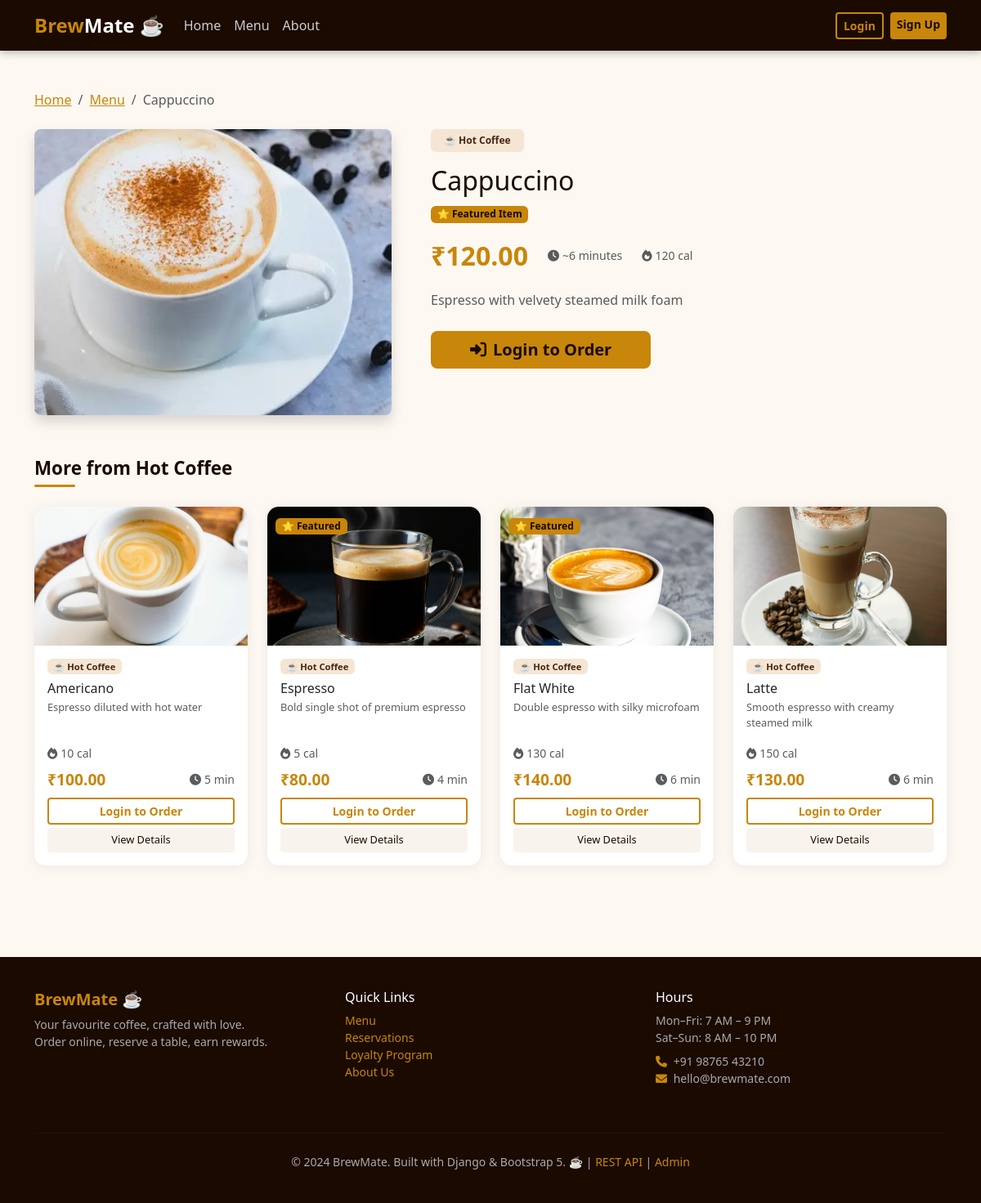
Page /menu/cappuccino/ on the committed database.
### coffee/models.py (models this page shows, shortened)
class Product(models.Model):
    category    = models.ForeignKey(
        Category, on_delete=models.CASCADE, related_name='products'
    )
    name        = models.CharField(max_length=100, default='')
    slug        = models.SlugField(max_length=120, unique=True,
                                   blank=True, default='')
    description = models.TextField(blank=True, default='')
    price       = models.DecimalField(max_digits=8, decimal_places=2,
                                      default=Decimal('0.00'))
    image       = models.ImageField(upload_to='products/',
                                    blank=True, null=True, default=None)
    is_available = models.BooleanField(default=True, db_index=True)
    is_featured  = models.BooleanField(default=False)
    prep_time    = models.PositiveIntegerField(default=5)
    calories     = models.PositiveIntegerField(null=True, blank=True,
                                               default=None)
    created_at   = models.DateTimeField(auto_now_add=True)
    updated_at   = models.DateTimeField(auto_now=True)
    class Meta:
        db_table = 'coffee_product'
        ordering = ['category', 'name']

class Category(models.Model):
    name      = models.CharField(max_length=50, unique=True)
    icon      = models.CharField(max_length=10, default='☕')
    order     = models.PositiveIntegerField(default=0)
    is_active = models.BooleanField(default=True)
    class Meta:
        db_table            = 'coffee_category'
        ordering            = ['order', 'name']
        verbose_name_plural = 'Categories'

### coffee/views.py (the view)
# urls.py: path('menu/<slug:slug>/',              views.product_detail_view,   name='product_detail'),
def product_detail_view(request, slug):
    product = get_object_or_404(Product, slug=slug, is_available=True)
    related = Product.objects.filter(
        category=product.category, is_available=True
    ).exclude(pk=product.pk)[:4]
    return render(request, 'coffee/product_detail.html', {
        'product': product, 'related': related
    })

### coffee/context_processors.py (called while the page is built, shortened)
def global_context(request):
    cart_count  = 0
    notif_count = 0
    return {'cart_count': cart_count, 'notif_count': notif_count}

### coffee/templates/coffee/product_detail.html (shortened to what this page needs)
{% extends 'coffee/base.html' %}
{% block content %}
<div class="container py-5">
  <nav aria-label="breadcrumb" class="mb-4">
    <ol class="breadcrumb">
      <li class="breadcrumb-item"><a href="{% url 'home' %}" style="color:var(--brew-gold)">Home</a></li>
      <li class="breadcrumb-item"><a href="{% url 'menu' %}" style="color:var(--brew-gold)">Menu</a></li>
      <li class="breadcrumb-item active">{{ product.name }}</li>
    </ol>
  </nav>
  <div class="row g-5">
    <div class="col-md-5">
      {% if product.image %}
        <img src="{{ product.image.url }}" class="img-fluid rounded-3 shadow" alt="{{ product.name }}" style="width:100%;height:350px;object-fit:cover">
      {% else %}
        <div class="rounded-3 d-flex align-items-center justify-content-center shadow" style="height:350px;background:linear-gradient(135deg,#f8f4ed,#ede8df);font-size:8rem">☕</div>
      {% endif %}
    </div>
    <div class="col-md-7">
      <span class="badge mb-3 px-3 py-2" style="background:var(--brew-light);color:var(--brew-brown)">{{ product.category.icon }} {{ product.category.name }}</span>
      <h1 class="fw-800 mb-2" style="font-size:2rem">{{ product.name }}</h1>
      {% if product.is_featured %}
      <span class="badge mb-3" style="background:var(--brew-gold);color:var(--brew-dark)">⭐ Featured Item</span>
      {% endif %}
      <div class="d-flex align-items-center gap-4 mb-3">
        <span style="font-size:2rem;font-weight:800;color:var(--brew-gold)">₹{{ product.price }}</span>
        <span class="text-muted small"><i class="fa fa-clock me-1"></i>~{{ product.prep_time }} minutes</span>
        {% if product.calories %}<span class="text-muted small"><i class="fa fa-fire me-1"></i>{{ product.calories }} cal</span>{% endif %}
      </div>
      <p class="text-muted mb-4" style="line-height:1.8">{{ product.description|default:"A perfectly crafted brew made with premium ingredients and expert technique." }}</p>
      {% if user.is_authenticated and user.role == 'customer' %}
      <form method="post" action="{% url 'add_to_cart' product.id %}">
        {% csrf_token %}
        <div class="d-flex gap-3 align-items-center mb-3">
          <label class="fw-600">Quantity:</label>
          <input type="number" name="quantity" value="1" min="1" max="10" class="form-control" style="width:80px">
          <input type="text" name="notes" class="form-control" placeholder="Special notes..." style="flex:1">
        </div>
        <input type="hidden" name="next" value="cart">
        <button type="submit" class="btn btn-brew btn-lg px-5"><i class="fa fa-cart-plus me-2"></i>Add to Cart</button>
      </form>
      {% elif not user.is_authenticated %}
      <a href="{% url 'login' %}" class="btn btn-brew btn-lg px-5"><i class="fa fa-sign-in-alt me-2"></i>Login to Order</a>
      {% endif %}
    </div>
  </div>
  {% if related %}
  <div class="mt-5">
    <div class="section-title">More from {{ product.category.name }}</div>
    <div class="row g-4">
      {% for item in related %}
      <div class="col-sm-6 col-md-3">
        {% include 'coffee/partials/product_card.html' with product=item %}
      </div>
      {% endfor %}
    </div>
  </div>
  {% endif %}
</div>
{% endblock %}

### coffee/templates/coffee/partials/product_card.html
<div class="card product-card h-100">
  {% if product.image %}
    <img src="{{ product.image.url }}" class="card-img-top" alt="{{ product.name }}" style="height:170px;object-fit:cover">
  {% else %}
    <div class="card-img-top d-flex align-items-center justify-content-center" style="height:170px;background:linear-gradient(135deg,#f8f4ed,#ede8df);font-size:3.5rem">☕</div>
  {% endif %}
  {% if product.is_featured %}
  <div style="position:absolute;top:10px;left:10px">
    <span class="badge" style="background:var(--brew-gold);color:var(--brew-dark)">⭐ Featured</span>
  </div>
  {% endif %}
  <div class="card-body d-flex flex-column">
    <span class="badge mb-2" style="background:var(--brew-light);color:var(--brew-brown);width:fit-content;font-size:.7rem">{{ product.category.icon }} {{ product.category.name }}</span>
    <h6 class="card-title fw-700 mb-1">{{ product.name }}</h6>
    <p class="card-text text-muted small flex-grow-1" style="font-size:.8rem">{{ product.description|truncatechars:65|default:"Freshly prepared with premium ingredients." }}</p>
    {% if product.calories %}
    <div class="small text-muted mb-1"><i class="fa fa-fire me-1"></i>{{ product.calories }} cal</div>
    {% endif %}
    <div class="d-flex justify-content-between align-items-center mt-1 mb-2">
      <span class="product-price">₹{{ product.price }}</span>
      <small class="text-muted"><i class="fa fa-clock me-1"></i>{{ product.prep_time }} min</small>
    </div>
    {% if user.is_authenticated and user.role == 'customer' %}
    <form method="post" action="{% url 'add_to_cart' product.id %}">
      {% csrf_token %}
      <input type="hidden" name="quantity" value="1">
      <input type="hidden" name="next" value="menu">
      <button type="submit" class="btn btn-brew btn-sm w-100"><i class="fa fa-plus me-1"></i>Add to Cart</button>
    </form>
    {% elif not user.is_authenticated %}
    <a href="{% url 'login' %}" class="btn btn-brew-outline btn-sm w-100">Login to Order</a>
    {% endif %}
    <a href="{% url 'product_detail' product.slug %}" class="btn btn-sm w-100 mt-1" style="background:#f8f4ed;color:var(--brew-dark);font-size:.8rem">View Details</a>
  </div>
</div>

### coffee/templates/coffee/base.html (style rules this page uses)
:root { --brew-dark: #1a0a00; --brew-brown: #4a2512; --brew-medium: #7b3f00; --brew-gold: #c8860a; --brew-light: #f5e6d3; --brew-cream: #fdf8f2; }
* { margin: 0; padding: 0; box-sizing: border-box; }
body { background: var(--brew-cream); color: var(--brew-dark); font-family: 'Segoe UI', sans-serif; }
.btn-brew { background: var(--brew-gold); color: var(--brew-dark); border: none; font-weight: 600; }
.btn-brew-outline { background: transparent; border: 2px solid var(--brew-gold); color: var(--brew-gold); font-weight: 600; }
.card { border: none; border-radius: 12px; box-shadow: 0 2px 15px rgba(0,0,0,0.07); }
.section-title { font-weight: 700; font-size: 1.4rem; color: var(--brew-dark); position: relative; padding-bottom: .4rem; margin-bottom: 1.5rem; }
.section-title::after { content: ''; position: absolute; bottom: 0; left: 0; width: 50px; height: 3px; background: var(--brew-gold); border-radius: 2px; }
.product-card { border-radius: 14px; overflow: hidden; transition: transform .2s, box-shadow .2s; }
.product-card .card-img-top { height: 180px; object-fit: cover; background: #f0e8dc; }
.product-card .product-price { color: var(--brew-gold); font-size: 1.2rem; font-weight: 700; }

### rows in the picture
Product: name "Cappuccino", image (picture), category.icon "☕", category.name "Hot Coffee", price "120.00", prep_time "6", calories "120", description "Espresso with velvety steamed milk foam"
Product: image (picture), category.icon "☕", category.name "Hot Coffee", name "Americano", description "Espresso diluted with hot water", calories "10", price "100.00", prep_time "5"
Product: image (picture), is_featured "⭐ Featured", category.icon "☕", category.name "Hot Coffee", name "Espresso", description "Bold single shot of premium espresso", calories "5", price "80.00", prep_time "4"
Product: image (picture), is_featured "⭐ Featured", category.icon "☕", category.name "Hot Coffee", name "Flat White", description "Double espresso with silky microfoam", calories "130", price "140.00", prep_time "6"
Product: image (picture), category.icon "☕", category.name "Hot Coffee", name "Latte", description "Smooth espresso with creamy steamed milk", calories "150", price "130.00", prep_time "6"
